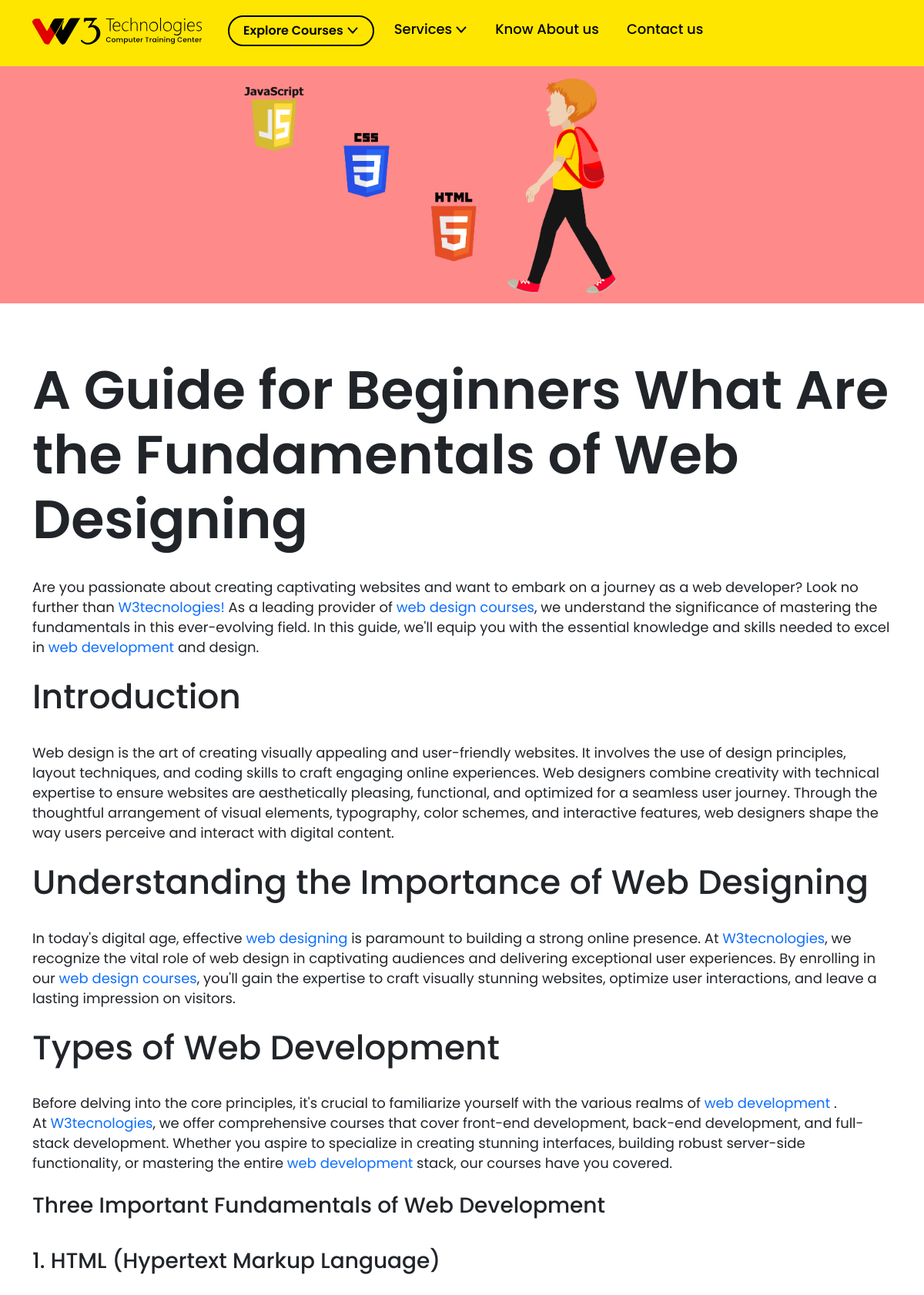
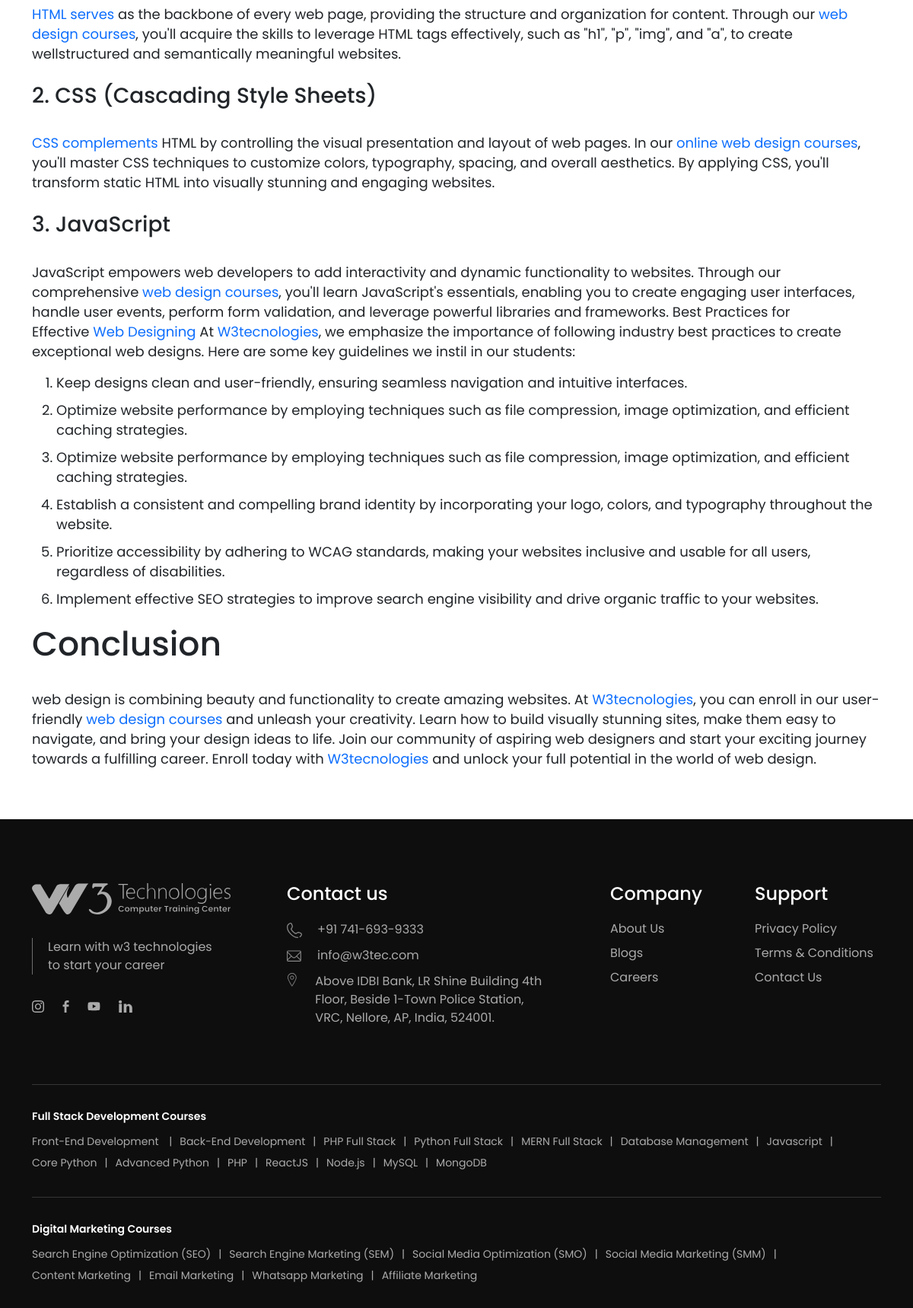
The app's page /blogs/a-guide-for-beginners-what-are-the-fundamentals-of-web-designing.php (upper part) with its own data (2 pictures, top to bottom).
### tables this page shows
CREATE TABLE `blog_data` (
  `blog_id` int(11) NOT NULL,
  `blog_title` varchar(255) NOT NULL,
  `blog_content` text NOT NULL,
  `header_image` varchar(225) NOT NULL,
  `meta_title` varchar(225) NOT NULL,
  `meta_description` text NOT NULL,
  `tagname` varchar(255) NOT NULL,
  `feature_image` varchar(255) NOT NULL,
  `seo_url` varchar(255) NOT NULL,
  `created_data` timestamp NOT NULL DEFAULT current_timestamp() ON UPDATE current_timestamp()
);

### blog-template.php (the view, shortened to what this page needs)
<?php
include "./database/db-config.php";
$upload_dir = '../blog-images/';
$blog = isset($_GET['blog']) ? $_GET['blog'] : '';
$header_image = '';
$blog_content = '';
if ($blog) {
    $sql = "SELECT blog_title,meta_title, meta_description, blog_content, header_image FROM blog_data WHERE seo_url = ?";
    $stmt = $conn->prepare($sql);
    $stmt->bind_param("s", $blog);
    $stmt->execute();
    $result = $stmt->get_result();
    if ($result->num_rows > 0) {
        $row = $result->fetch_assoc();
        $heading = $row['blog_title'];
        $blog_content = $row['blog_content'];
        $header_image = htmlspecialchars($row['header_image']);
    }
}
?>
<!DOCTYPE html>
<html lang="en">
<head>
    <?php include "./includes/header-links.php"; ?>
    <link rel="stylesheet" href="../styles/blog-template.css">
</head>
<body>
    <main>
        <div class="blog-head">
            <?php include "includes/header.php"; ?>
        </div>
        <section>
            <?php if (!empty($heading) && !empty($blog_content)) : ?>
                <div class="blog-post">
                    <?php if (!empty($header_image)) :
                        $full_path = $upload_dir . $header_image; ?>
                        <img class="img-fluid" src="<?php echo $full_path; ?>" alt="Header Image" />
                    <?php endif; ?>
                    <div class="container">
                        <div class="blog-data">
                            <h1><?php echo $heading; ?></h1>
                            <div class="content">
                                <?php echo $blog_content; ?>
                            </div>
                        </div>
                    </div>
                </div>
            <?php else : ?>
                <p>Blog post not found.</p>
            <?php endif; ?>
        </section>
    </main>
    <?php include "./includes/footer.php"; ?>
</body>
</html>

### styles/common.css (style rules this page uses)
:root { --font:"Poppins", sans-serif; --black:#000; --light-black: #313131; --red: #E10000; --white:#FFF; --bg-black :#0E0E0E; --light-gray: #EEEEEE; --yellow:#FFE600; --bluish-gray: #4F607A; --brown: #964500; --green:#008000 }
body { font-family: var(--font); }
ul,ol { padding: 0; margin: 0; }
p { margin-bottom: 0; }
h2 { font-size: 44px; }

### styles/blog-template.css (style rules this page uses)
.blog-head { background-color: var(--yellow); }
.blog-post .blog-data { padding: 56px 0px; }
h1 { font-size: 70px; font-weight: 600; }
h1, h2, h3 { padding: 15px 0px; }
.blog-post ol { padding-left: 32px; }
.blog-post ol li { list-style-type: auto; font-size: 18px; line-height: 26px; padding: 5px 0px; }
.blog-post .blog-data p { font-size: 18px; line-height: 22px; padding: 10px 0px; line-height: 26px; }

### records on screen
blog_data: header_image (picture), blog_title "A Guide for Beginners What Are the Fundamentals of Web Designing", blog_content "Are you passionate about creating captivating websites and want to embark on a journey as a web developer? Look no further than W3tecnologies! As a leading provider of web design courses , we understand the significance of mastering the fundamentals in this ever-evolving field. In this guide, we'll equip you with the essential knowledge and skills needed to excel in web development and design. Introduction Web design is the art of creating visually appealing and user-friendly websites. It involves the use of design principles, layout techniques, and coding skills to craft engaging online experiences. Web designers combine creativity with technical expertise to ensure websites are…"
